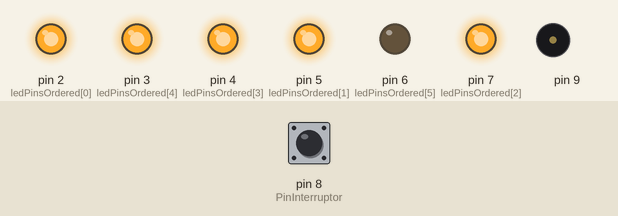
A sketch run on a simulated Arduino Uno, built with avr-gcc and run on an emulated ATmega328P. On the bench: output pins drawn as LEDs (lit = HIGH), buzzer (waves = sounding). The test bench sets the inputs (shaded band); at power-on: pin 8 (PinInterruptor) LOW.

Above: at 11.4 s.
11.5 s: pin 8 (PinInterruptor) pulled HIGH for 3.2 s
At 12.7 s:
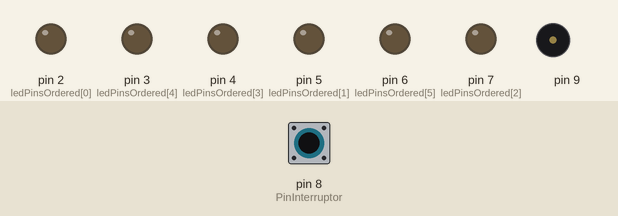
28.4 s: pin 8 (PinInterruptor) pulled HIGH for 0.15 s
At 31.4 s:
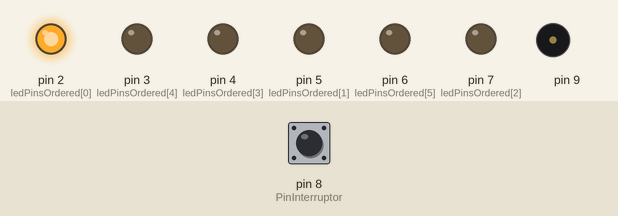
42.0 s: pin 8 (PinInterruptor) pulled HIGH for 1 s
At 48.2 s:
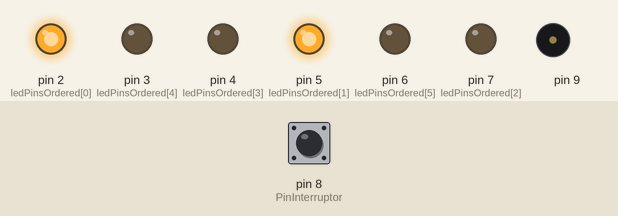
Timing chart, 0 to 56.7 s (numbered marks = the images above; inputs shaded):
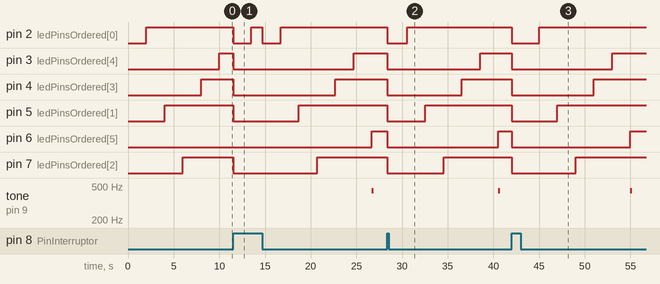

The sketch:

Reloj__de_arena_desordenado_con_pito.ino
```cpp
// Definir variables
const int PinInterruptor = 8;
unsigned long TiempoPrevio = 0;
int EstadodelInterruptor = 0;
int EstadoPreviodelInterruptor = 0;
int indexLed = 0;
const int ledPinsOrdered[] ={
  2,
  5,7,4,3,6
};

long TiempoIntervalocadaLed = 2000; // Tiempo indicado en milisegundos, por tanto 10 segundos

// Configurar la placa Arduino
void setup() {
  for(int x = 2;x<8;x++){
    pinMode(x, OUTPUT);
   }
    pinMode(PinInterruptor, INPUT);
}

// Ejecucion del programa
void loop() {
  unsigned long TiempoActual = millis();
  if(TiempoActual - TiempoPrevio > TiempoIntervalocadaLed){
    TiempoPrevio = TiempoActual;
    digitalWrite(ledPinsOrdered[indexLed], HIGH);
    indexLed++;
    if(indexLed == 6){

      tone(9,440,200);

    }


  }
  EstadodelInterruptor = digitalRead(PinInterruptor);
  if(EstadodelInterruptor != EstadoPreviodelInterruptor){
    for(int x = 2;x<8;x++){
      digitalWrite(x, LOW);
    }
    indexLed = 0;
    TiempoPrevio = TiempoActual;
  }
  EstadoPreviodelInterruptor = EstadodelInterruptor;
}
// Volver al comienzo del programa
```

Measured:
- after the input at 11.5 s, pin 2 (ledPinsOrdered[0]): alternates HIGH for 1.2 s and LOW for 2.0 s, 4 changes in all, then stays HIGH, starting at once; pin 3 (ledPinsOrdered[4]): HIGH → LOW at once, → HIGH 13.2 s later
- after the input at 28.4 s, pin 2 (ledPinsOrdered[0]): HIGH → LOW at once, → HIGH 2.2 s later; pin 3 (ledPinsOrdered[4]): HIGH → LOW at once, → HIGH 10.2 s later
- after the input at 42.0 s, pin 2 (ledPinsOrdered[0]): HIGH → LOW at once, → HIGH 3.0 s later; pin 3 (ledPinsOrdered[4]): HIGH → LOW at once, → HIGH 11.0 s later
